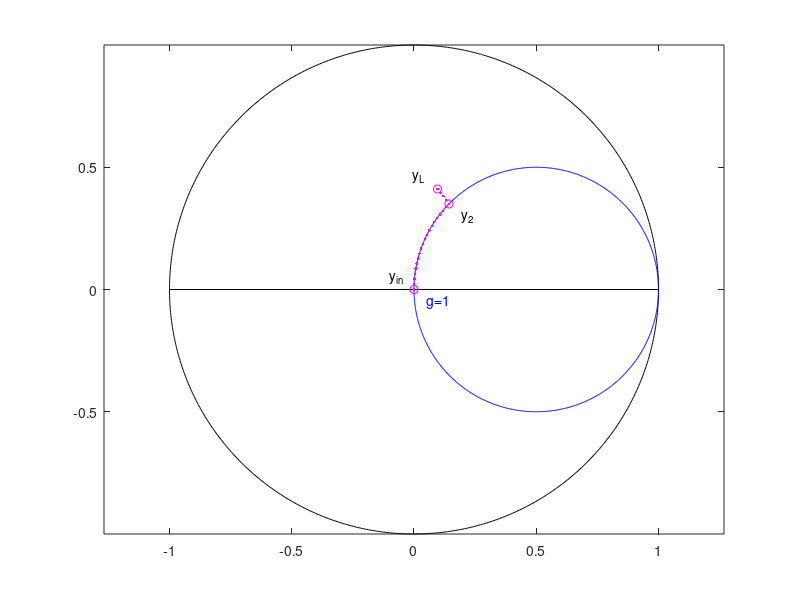

MATLAB code for this plot:
%% Rete di adattamento a L tipo 2

clear all; close all; clc;

f = 1e9 % frequenza 1GHz

ZL = 30-30i % impedenza del carico
Z0 = 50 % impedenza caratteristica del carico

YL = 1/ZL % ammettenza del carico
Y0 = 1/Z0 % ammettenza caratteristica del carico

zL = ZL/Z0 % impedenza normalizzata
rL = real(zL) % resistenza normalizzata
xL = imag(zL) % reattanza normalizzata

yL = 1/zL % ammettenza normalizzata
gL = real(yL) % conduttanza normalizzata
bL = imag(yL) % suscettanza normalizzata

GammaL = (yL-1)/(yL+1) % coefficiente di yL
GammaL_abs = abs(GammaL) % modulo di GammaL
GammaL_angle = angle(GammaL)*180/pi % fase di GammaL

PLa = 1-(abs(GammaL))^2 % potenza attiva al carico 82.19%

xx = linspace(0,2*pi,1001);
plot(exp(1i*xx),'k')
axis equal
hold
plot([-1 1],[0 0], 'k')
plot(1/2+1/2*exp(1i*xx),'b')
text(0.05, -0.05,'g=1', 'Color', 'b')
plot(GammaL,'om')
plot(GammaL,'.m')
text(real(GammaL)-0.1, imag(GammaL)+0.05,'y_L')

x = -xL-sqrt(rL*(1-rL)) % segno - -> reattanza positiva
LX = (x*Z0)/(2*pi*f) % elemento jX -> induttanza 87.616 nH

Y2 = 1/(ZL+(1i*(x*Z0))) % ammettenza dopo serie tra jX e ZL
y2 = Y2/Y0 % ammettenza normalizzata di Y2
Gamma2 = (y2-1)/(y2+1) % coefficiente di y2

plot(Gamma2,'om')
plot(Gamma2,'.m')
text(real(Gamma2)+0.05, imag(Gamma2)-0.05,'y_2')

PLa = 1-(abs(Gamma2))^2 % potenza attiva al carico 85.71%

b = -sqrt(rL*(1-rL))/rL % segno - -> suscettanza negativa
LB = -Z0/(2*pi*f*b) % elemento jB -> induttanza 9.7462 nH

Yin = (1i*(b/Z0))+Y2 % ammettenza dopo adattamento = Y0
y_in = Yin/Y0; % ammettenza normalizzata di Yin
Gamma_in = (y_in-1)/(y_in+1) % coefficiente di y_in

plot(Gamma_in,0,'om')
plot(Gamma_in,0,'.m')
text(real(Gamma_in)-0.1,imag(Gamma_in)+0.05,'y_{in}')

PLa = 1-(abs(Gamma_in))^2 % potenza attiva al carico 100%

yy = zL+1i*x*linspace(0,1,5);
G = (1-yy)./(1+yy);
plot(G,'.m')
zz = 1/(zL+1i*x)+1i*b*linspace(0,1,20);
G = (zz-1)./(1+zz);
plot(G,'.m')
